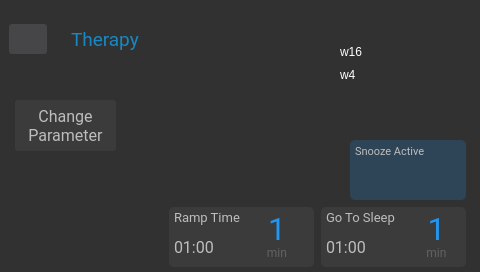
<?xml version="1.0" encoding="UTF-8"?>
<ui version="4.0">
 <class>TherapyWindowBasic</class>
 <widget class="QDialog" name="TherapyWindowBasic">
  <property name="geometry">
   <rect>
    <x>0</x>
    <y>0</y>
    <width>480</width>
    <height>272</height>
   </rect>
  </property>
  <property name="windowTitle">
   <string>Dialog</string>
  </property>
  <property name="styleSheet">
   <string notr="true">background-color: rgb(49, 49, 49);
</string>
  </property>
  <widget class="QLabel" name="therapyTitle">
   <property name="geometry">
    <rect>
     <x>71</x>
     <y>24</y>
     <width>161</width>
     <height>30</height>
    </rect>
   </property>
   <property name="font">
    <font>
     <family>Roboto</family>
     <pointsize>14</pointsize>
    </font>
   </property>
   <property name="styleSheet">
    <string notr="true">color:#1788c3
</string>
   </property>
   <property name="text">
    <string>Therapy</string>
   </property>
  </widget>
  <widget class="QPushButton" name="homeTherapyButton">
   <property name="geometry">
    <rect>
     <x>9</x>
     <y>24</y>
     <width>38</width>
     <height>30</height>
    </rect>
   </property>
   <property name="focusPolicy">
    <enum>Qt::NoFocus</enum>
   </property>
   <property name="styleSheet">
    <string notr="true">border:none;
border-radius:3px;
background-color: rgb(70, 70, 73);</string>
   </property>
   <property name="text">
    <string/>
   </property>
   <property name="icon">
    <iconset resource="../rsc/resource.qrc">
     <normaloff>:/icons/home.png</normaloff>:/icons/home.png</iconset>
   </property>
  </widget>
  <widget class="QFrame" name="rampTimeFrame">
   <property name="geometry">
    <rect>
     <x>169</x>
     <y>207</y>
     <width>145</width>
     <height>60</height>
    </rect>
   </property>
   <property name="styleSheet">
    <string notr="true">border-radius:5px;
background-color: rgb(59, 59, 59);</string>
   </property>
   <property name="frameShape">
    <enum>QFrame::StyledPanel</enum>
   </property>
   <property name="frameShadow">
    <enum>QFrame::Raised</enum>
   </property>
   <widget class="QLabel" name="rampTimeTitle">
    <property name="geometry">
     <rect>
      <x>5</x>
      <y>0</y>
      <width>91</width>
      <height>21</height>
     </rect>
    </property>
    <property name="font">
     <font>
      <family>Roboto</family>
      <pointsize>10</pointsize>
     </font>
    </property>
    <property name="styleSheet">
     <string notr="true">color:#BDBDBD;</string>
    </property>
    <property name="text">
     <string>Ramp Time</string>
    </property>
   </widget>
   <widget class="QLabel" name="rampTimeRemainingTime">
    <property name="geometry">
     <rect>
      <x>5</x>
      <y>30</y>
      <width>76</width>
      <height>21</height>
     </rect>
    </property>
    <property name="font">
     <font>
      <family>Roboto</family>
      <pointsize>12</pointsize>
     </font>
    </property>
    <property name="styleSheet">
     <string notr="true">color:#BDBDBD;</string>
    </property>
    <property name="text">
     <string>01:00</string>
    </property>
   </widget>
   <widget class="QLabel" name="rampTime">
    <property name="geometry">
     <rect>
      <x>80</x>
      <y>0</y>
      <width>56</width>
      <height>41</height>
     </rect>
    </property>
    <property name="font">
     <font>
      <family>Roboto</family>
      <pointsize>24</pointsize>
     </font>
    </property>
    <property name="styleSheet">
     <string notr="true">color:#2196F3;</string>
    </property>
    <property name="text">
     <string>1</string>
    </property>
    <property name="alignment">
     <set>Qt::AlignBottom|Qt::AlignHCenter</set>
    </property>
   </widget>
   <widget class="QLabel" name="rampTimeUnit">
    <property name="geometry">
     <rect>
      <x>80</x>
      <y>35</y>
      <width>56</width>
      <height>21</height>
     </rect>
    </property>
    <property name="font">
     <font>
      <family>Roboto</family>
      <pointsize>9</pointsize>
     </font>
    </property>
    <property name="styleSheet">
     <string notr="true">color:#616161;</string>
    </property>
    <property name="text">
     <string>min</string>
    </property>
    <property name="alignment">
     <set>Qt::AlignCenter</set>
    </property>
   </widget>
  </widget>
  <widget class="QFrame" name="goToSleepFrame">
   <property name="geometry">
    <rect>
     <x>321</x>
     <y>207</y>
     <width>145</width>
     <height>60</height>
    </rect>
   </property>
   <property name="styleSheet">
    <string notr="true">border-radius:5px;
background-color: rgb(59, 59, 59);</string>
   </property>
   <property name="frameShape">
    <enum>QFrame::StyledPanel</enum>
   </property>
   <property name="frameShadow">
    <enum>QFrame::Raised</enum>
   </property>
   <widget class="QLabel" name="goToSleepTitle">
    <property name="geometry">
     <rect>
      <x>5</x>
      <y>0</y>
      <width>91</width>
      <height>21</height>
     </rect>
    </property>
    <property name="font">
     <font>
      <family>Roboto</family>
      <pointsize>10</pointsize>
     </font>
    </property>
    <property name="styleSheet">
     <string notr="true">color:#BDBDBD;</string>
    </property>
    <property name="text">
     <string>Go To Sleep</string>
    </property>
   </widget>
   <widget class="QLabel" name="goToSleepRemainingTime">
    <property name="geometry">
     <rect>
      <x>5</x>
      <y>30</y>
      <width>76</width>
      <height>21</height>
     </rect>
    </property>
    <property name="font">
     <font>
      <family>Roboto</family>
      <pointsize>12</pointsize>
     </font>
    </property>
    <property name="styleSheet">
     <string notr="true">color:#BDBDBD;</string>
    </property>
    <property name="text">
     <string>01:00</string>
    </property>
   </widget>
   <widget class="QLabel" name="goToSleepTime">
    <property name="geometry">
     <rect>
      <x>90</x>
      <y>0</y>
      <width>51</width>
      <height>41</height>
     </rect>
    </property>
    <property name="font">
     <font>
      <family>Roboto</family>
      <pointsize>24</pointsize>
     </font>
    </property>
    <property name="styleSheet">
     <string notr="true">color:#2196F3;</string>
    </property>
    <property name="text">
     <string>1</string>
    </property>
    <property name="alignment">
     <set>Qt::AlignBottom|Qt::AlignHCenter</set>
    </property>
   </widget>
   <widget class="QLabel" name="goToSleepUnit">
    <property name="geometry">
     <rect>
      <x>90</x>
      <y>35</y>
      <width>51</width>
      <height>21</height>
     </rect>
    </property>
    <property name="font">
     <font>
      <family>Roboto</family>
      <pointsize>9</pointsize>
     </font>
    </property>
    <property name="styleSheet">
     <string notr="true">color:#616161;</string>
    </property>
    <property name="text">
     <string>min</string>
    </property>
    <property name="alignment">
     <set>Qt::AlignCenter</set>
    </property>
   </widget>
  </widget>
  <widget class="QFrame" name="snoozeDisplayFrame">
   <property name="geometry">
    <rect>
     <x>350</x>
     <y>140</y>
     <width>116</width>
     <height>60</height>
    </rect>
   </property>
   <property name="styleSheet">
    <string notr="true">border-radius:5px;
background-color: rgb(46, 69, 88);</string>
   </property>
   <property name="frameShape">
    <enum>QFrame::StyledPanel</enum>
   </property>
   <property name="frameShadow">
    <enum>QFrame::Raised</enum>
   </property>
   <widget class="QLabel" name="snoozeTitle">
    <property name="geometry">
     <rect>
      <x>5</x>
      <y>0</y>
      <width>91</width>
      <height>21</height>
     </rect>
    </property>
    <property name="font">
     <font>
      <family>Roboto</family>
      <pointsize>8</pointsize>
     </font>
    </property>
    <property name="styleSheet">
     <string notr="true">color:#BDBDBD;</string>
    </property>
    <property name="text">
     <string>Snooze Active</string>
    </property>
   </widget>
   <widget class="QLabel" name="snoozeTime">
    <property name="geometry">
     <rect>
      <x>15</x>
      <y>30</y>
      <width>76</width>
      <height>21</height>
     </rect>
    </property>
    <property name="font">
     <font>
      <family>Roboto</family>
      <pointsize>12</pointsize>
     </font>
    </property>
    <property name="styleSheet">
     <string notr="true">color:#BDBDBD;</string>
    </property>
    <property name="text">
     <string/>
    </property>
   </widget>
  </widget>
  <widget class="QWidget" name="therapyWidget" native="true">
   <property name="geometry">
    <rect>
     <x>151</x>
     <y>55</y>
     <width>182</width>
     <height>150</height>
    </rect>
   </property>
  </widget>
  <widget class="QPushButton" name="changeParameterButton">
   <property name="geometry">
    <rect>
     <x>15</x>
     <y>100</y>
     <width>101</width>
     <height>51</height>
    </rect>
   </property>
   <property name="font">
    <font>
     <family>Roboto</family>
     <pointsize>12</pointsize>
    </font>
   </property>
   <property name="focusPolicy">
    <enum>Qt::NoFocus</enum>
   </property>
   <property name="styleSheet">
    <string notr="true">QPushButton {
background-color:#3B3B3B;
color:#BDBDBD;
border:none;
border-radius:3px;
}
QPushButton:pressed {
background-color:#606060;
color:#BDBDBD;
border:none;
border-radius:3px;
}
</string>
   </property>
   <property name="text">
    <string>Change 
Parameter</string>
   </property>
  </widget>
  <widget class="QWidget" name="layoutWidget">
   <property name="geometry">
    <rect>
     <x>340</x>
     <y>40</y>
     <width>136</width>
     <height>46</height>
    </rect>
   </property>
   <layout class="QVBoxLayout" name="verticalLayout">
    <property name="spacing">
     <number>0</number>
    </property>
    <item>
     <layout class="QHBoxLayout" name="rLayout" stretch="3,6">
      <item>
       <widget class="QLabel" name="rTitle">
        <property name="styleSheet">
         <string notr="true">color: rgb(255, 255, 255);</string>
        </property>
        <property name="text">
         <string>w16</string>
        </property>
       </widget>
      </item>
      <item>
       <widget class="QLabel" name="referenceWindow">
        <property name="styleSheet">
         <string notr="true">color: rgb(255, 255, 255);</string>
        </property>
        <property name="text">
         <string/>
        </property>
       </widget>
      </item>
     </layout>
    </item>
    <item>
     <layout class="QHBoxLayout" name="cLayout" stretch="3,6">
      <item>
       <widget class="QLabel" name="cTitle">
        <property name="styleSheet">
         <string notr="true">color: rgb(255, 255, 255);</string>
        </property>
        <property name="text">
         <string>w4</string>
        </property>
       </widget>
      </item>
      <item>
       <widget class="QLabel" name="currentWindow">
        <property name="styleSheet">
         <string notr="true">color: rgb(255, 255, 255);</string>
        </property>
        <property name="text">
         <string/>
        </property>
       </widget>
      </item>
     </layout>
    </item>
   </layout>
  </widget>
 </widget>
 <resources>
  <include location="../rsc/resource.qrc"/>
 </resources>
 <connections/>
 <designerdata>
  <property name="gridDeltaX">
   <number>5</number>
  </property>
  <property name="gridDeltaY">
   <number>5</number>
  </property>
  <property name="gridSnapX">
   <bool>true</bool>
  </property>
  <property name="gridSnapY">
   <bool>true</bool>
  </property>
  <property name="gridVisible">
   <bool>true</bool>
  </property>
 </designerdata>
</ui>
